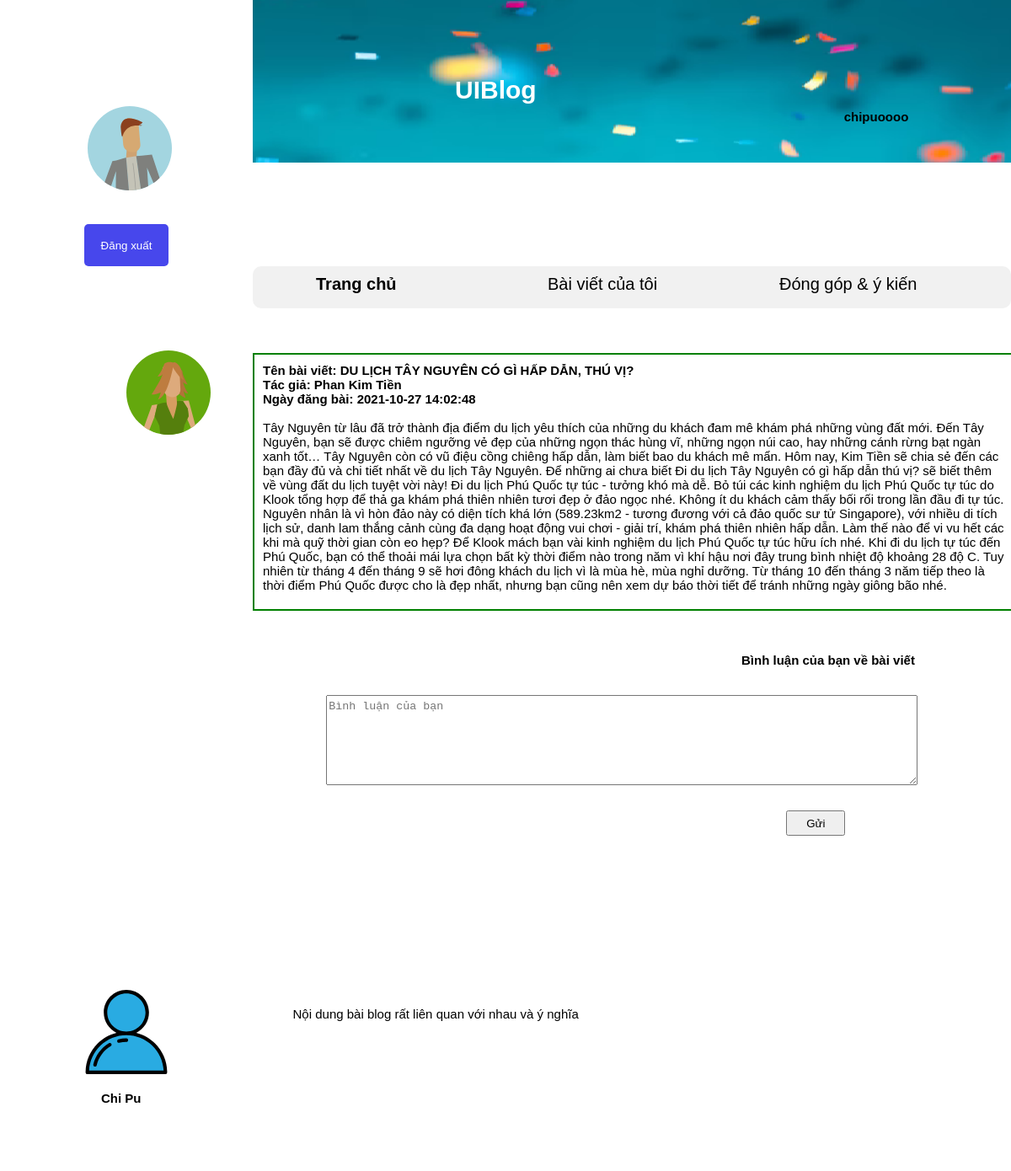
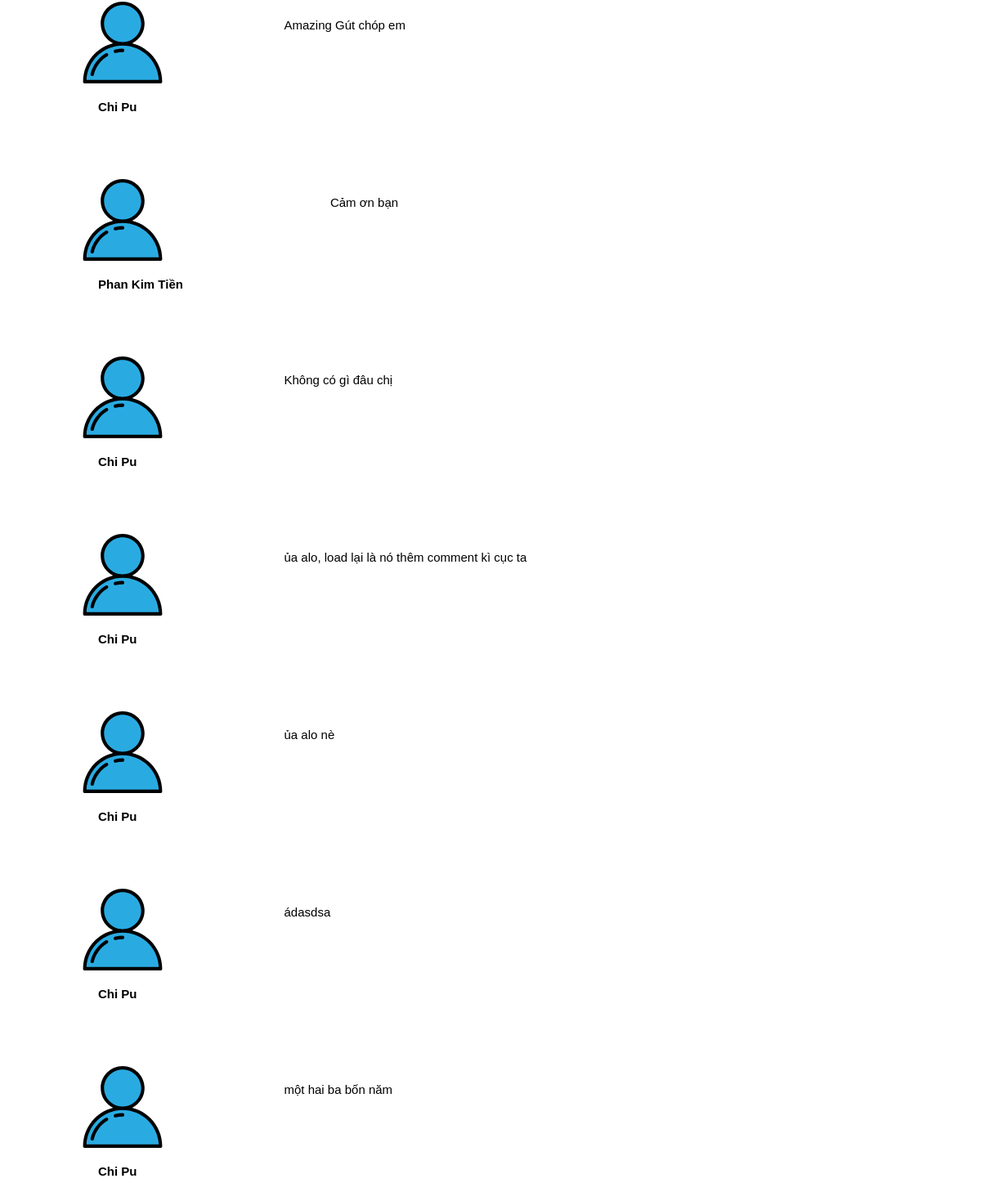
Screenshot of /PKT-Blog/PKT-Blog.php?id=1 (signed in) with the database file from the repository (2 pictures, top to bottom).
### tables this page shows
CREATE TABLE IF NOT EXISTS `tb_posts` (
  `ID_POSTS` int(11) NOT NULL AUTO_INCREMENT,
  `ID_USER` int(11) DEFAULT NULL,
  `CONTENT` varchar(10000) DEFAULT NULL,
  `TIME` datetime DEFAULT NULL,
  `POST_NAME` varchar(100) DEFAULT NULL,
  PRIMARY KEY (`ID_POSTS`),
  KEY `ID_USER` (`ID_USER`)
);

CREATE TABLE IF NOT EXISTS `tb_user` (
  `ID_USER` int(11) NOT NULL AUTO_INCREMENT,
  `LASTNAME` varchar(100) DEFAULT NULL,
  `FIRSTNAME` varchar(100) DEFAULT NULL,
  `USERNAME` varchar(255) DEFAULT NULL,
  `PASSWORD` varchar(255) DEFAULT NULL,
  `EMAIL` varchar(150) DEFAULT NULL,
  `STATUS` varchar(100) DEFAULT NULL,
  `AVATAR` blob DEFAULT NULL,
  PRIMARY KEY (`ID_USER`),
  UNIQUE KEY `EMAIL` (`EMAIL`),
  UNIQUE KEY `USERNAME` (`USERNAME`)
);

CREATE TABLE IF NOT EXISTS `tb_comment` (
  `ID_CMT` int(11) NOT NULL AUTO_INCREMENT,
  `ID_USER` int(11) DEFAULT NULL,
  `ID_POSTS` int(11) DEFAULT NULL,
  `CONTENT` varchar(1000) DEFAULT NULL,
  `TIME` datetime DEFAULT NULL,
  PRIMARY KEY (`ID_CMT`),
  KEY `ID_USER` (`ID_USER`),
  KEY `ID_POSTS` (`ID_POSTS`)
);

### PKT-Blog/PKT-Blog.php (the view, shortened to what this page needs)
<?php
    $host = 'localhost';
    $host_user = 'root';
    $host_password = '';
    $database = 'demo';
    $conn = new mysqli($host, $host_user, $host_password, $database);
    $id_post = intval($_GET['id']);
    $sql = "SELECT * FROM TB_POSTS, TB_USER WHERE ID_POSTS = $id_post AND TB_POSTS.ID_USER = TB_USER.ID_USER";
    $kq = $conn->query($sql);
?>
<!DOCTYPE html>
<html lang="en">
<head>
    <link rel="stylesheet" href="PKT-Blog.css">
</head>
<body>
    <header>
        <img src="banner_mini.png" alt="banner" id="banner">
        <a href="../logout.php"><input type="button" value="Đăng xuất" id="btn_logout" ></a>
        <img src="user1.svg" alt="user1" id="user1">
        <?php
            echo "<strong id='username'>".$_SESSION["username"]."</strong>";
        ?>
        <h1>UIBlog</h1>
    </header>
    <main>
        <ul>
            <li> <strong><a href="../home-page/home-page.php">Trang chủ</a></strong></li>
            <li><a href="../myBlog/myBlog.php">Bài viết của tôi</a></li>
            <li><a href="../blogComment/blogComment.php">Đóng góp & ý kiến</a></li>
        </ul>
        <?php
            while ($row = $kq->fetch_assoc()) {?>
            <div class="post_fr">
                <img id="user2" src="user2.svg" alt="user2">
                <div id="content">
                <p>
                    <strong>Tên bài viết: <?php echo $row["POST_NAME"]; ?>
                        <br>Tác giả: <?php echo $row["FIRSTNAME"]." ".$row["LASTNAME"]; ?>
                        <br>Ngày đăng bài: <?php echo $row["TIME"]; ?>
                    </strong>
                </p>
                <br>
                <p><?php echo $row["CONTENT"]; ?></p>
                </div>
            </div>
        <?php } ?>
            <form class="comment" method="POST" action="PKT-Blog.php?id=<?php echo $id_post ?>">
                    <p>Bình luận của bạn về bài viết</p>
                    <textarea name="comment" id="comment" cols="30" rows="10" placeholder="Bình luận của bạn"></textarea>
                    <input name="btn_comment" class="comment__input--kai" type="submit" value="Gửi">
            </form>
        <?php
            $sql1 = "SELECT * FROM TB_COMMENT, TB_USER WHERE TB_COMMENT.ID_USER = TB_USER.ID_USER AND ID_POSTS = $id_post";
            $kq1 = $conn->query($sql1);
        ?>
        <?php while ($row1 = $kq1->fetch_assoc()) { ?>
            <div class="insert__comment">
                <div class="CP-comment">
                    <img id="user3" src="user.svg" alt="user3">
                    <p><?php echo $row1["FIRSTNAME"]." ".$row1["LASTNAME"]; ?></p>
                </div>
                <p class="old-comment"><?php echo $row1["CONTENT"]; ?></p>
            </div>
        <?php }?>
    </main>
</body>
</html>

### PKT-Blog/PKT-Blog.css (style rules this page uses)
* { margin: 0; padding: 0; }
body { font-family: Arial, Helvetica, sans-serif; font-size: 15px; }
main { width: 100%; height: 900px; margin-bottom: 100px; }
header input { width: 100px; height: 50px; color: white; background-color: rgb(71, 71, 236); border-radius: 5px; border: none; position: relative; left: 100px; top: 0px; }
#banner { margin-left: 300px; width: 900px; }
#user1 { position: relative; top: -70px; width: 100px; height: 100px; }
#username { position: absolute; top: 130px; right: 160px; transform: translateX(50%); }
header h1 { color: white; position: absolute; left: 45%; top: 3em; }
main ul { display: flex; height: 50px; width: 900px; background-color: #f1f1f1; border: none; border-radius: 10px; margin-left: 300px; }
main li { list-style-type: none; width: 200px; height: 50px; font-size: 20px; padding-top: 10px; padding-left: 75px; }
main li a { color: black; text-decoration: none; text-align: center; }
main #user2 { position: relative; left: 150px; top: 50px; width: 100px; height: 100px; }
#content { position: relative; left: 300px; top: -50px; max-width: 880px; height: auto; border: green 2px solid; padding: 10px; padding-bottom: 20px; box-sizing: content-box; }
.comment>p { width: 250px; position: absolute; left: 100%; font-weight: 600; }
#comment { width: 700px; height: 100px; position: absolute; top: 50px; left: 44%; text-indent: 2px; padding-top: 5px; }
.comment { position: relative; top: 0px; display: block; width: 100%; min-height: 300px; height: auto; max-width: 880px; }
main form input:nth-of-type(1) { width: 70px; height: 30px; position: relative; top: 14em; left: 70em; }
.CP-comment { display: block; margin: 100px; }
.CP-comment #user3 { position: absolute; width: 100px; height: 100px; }
.CP-comment p { position: relative; left: 20px; top: 120px; font-weight: 600; }
.old-comment { position: relative; left: 100px; top: 120px; }
.insert__comment { display: flex; }

### rows the page displays
tb_posts: POST_NAME "DU LỊCH TÂY NGUYÊN CÓ GÌ HẤP DẪN, THÚ VỊ?", ID_USER.FIRSTNAME "Phan", ID_USER.LASTNAME "Kim Tiền", TIME "2021-10-27 14:02:48", CONTENT "Tây Nguyên từ lâu đã trở thành địa điểm du lịch yêu thích của những du khách đam mê khám phá những vùng đất mới. Đến Tây Nguyên, bạn sẽ được chiêm ngưỡng vẻ đẹp của những ngọn thác hùng vĩ, những ngọn núi cao, hay những cánh rừng bạt ngàn xanh tốt… Tây Nguyên còn có vũ điệu cồng chiêng hấp dẫn, làm biết bao du khách mê mẩn. Hôm nay, Kim Tiền sẽ chia sẻ đến các bạn đầy đủ và chi tiết nhất về du lịch Tây Nguyên. Để những ai chưa biết Đi du lịch Tây Nguyên có gì hấp dẫn thú vị? sẽ biết thêm về vùng đất du lịch tuyệt vời này! Đi du lịch Phú Quốc tự túc - tưởng khó mà dễ. Bỏ túi các kinh nghiệm du lịch Phú Quốc tự túc do Klook tổng hợp để thả ga khám phá thiên nhiên tươi đẹp ở đảo ngọc nhé.…"
tb_comment: ID_USER.FIRSTNAME "Chi", ID_USER.LASTNAME "Pu", CONTENT "Nội dung bài blog rất liên quan với nhau và ý nghĩa"
tb_comment: ID_USER.FIRSTNAME "Chi", ID_USER.LASTNAME "Pu", CONTENT "Amazing Gút chóp em"
tb_comment: ID_USER.FIRSTNAME "Phan", ID_USER.LASTNAME "Kim Tiền", CONTENT "Cảm ơn bạn"
tb_comment: ID_USER.FIRSTNAME "Chi", ID_USER.LASTNAME "Pu", CONTENT "Không có gì đâu chị"
tb_comment: ID_USER.FIRSTNAME "Chi", ID_USER.LASTNAME "Pu", CONTENT "ủa alo, load lại là nó thêm comment kì cục ta"
tb_comment: ID_USER.FIRSTNAME "Chi", ID_USER.LASTNAME "Pu", CONTENT "ủa alo nè"
tb_comment: ID_USER.FIRSTNAME "Chi", ID_USER.LASTNAME "Pu", CONTENT "ádasdsa"
tb_comment: ID_USER.FIRSTNAME "Chi", ID_USER.LASTNAME "Pu", CONTENT "một hai ba bốn năm"

### other values shown
$_SESSION["username"] "chipuoooo"
